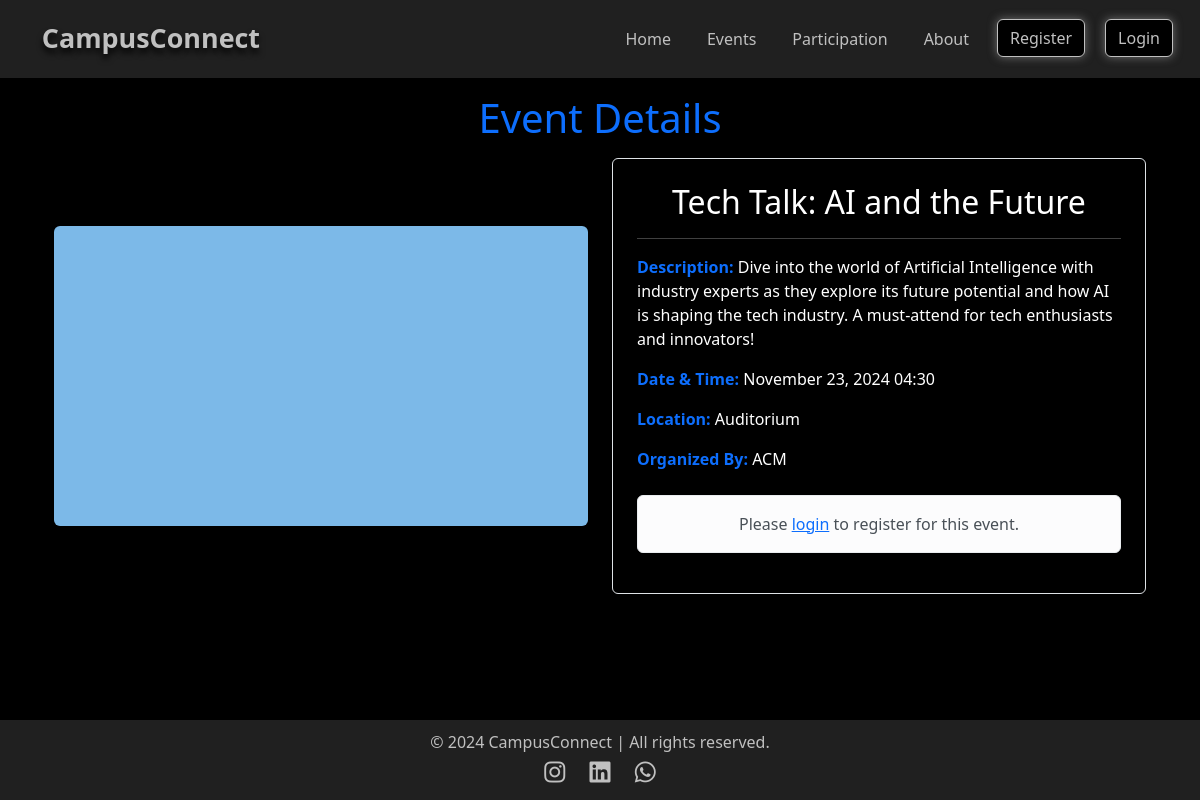
The page /event/1/ on the database its author committed.
### events/models.py (models this page shows, shortened)
class Event(models.Model):
    title = models.CharField(max_length=100)
    description = models.TextField()
    event_datetime = models.DateTimeField()
    location = models.CharField(max_length=200)
    photo = models.ImageField(upload_to='event_photos/', blank=True, null=True)
    organized_by = models.CharField(max_length=100, default="Unknown")
    user = models.ForeignKey(User, on_delete=models.CASCADE)
    is_approved = models.BooleanField(default=False)

### events/views.py (the view)
# urls.py: path('event/<int:event_id>/', views.event_detail, name='event_detail'),
def event_detail(request, event_id):
    event = get_object_or_404(Event, id=event_id)
    user_registered = False
    if request.user.is_authenticated:
        user_registered = event.registrations.filter(user=request.user).exists()
    context = {
        'event': event,
        'registered': user_registered
    }
    return render(request, 'event_detail.html', context)

### events/templates/event_detail.html
{% extends 'layout.html' %}
{% block content %}
<div class="container mt-3 mb-3">
    <h1 class="text-center mb-3" style="color: #0d6efd;">Event Details</h1>
    <div class="row align-items-center">
        <div class="col-md-6">
            <img src="{{ event.photo.url }}" class="img-fluid rounded" alt="Event photo">
        </div>
        <div class="col-md-6">
            <div class="border p-4 rounded" style="background-color: #000000; color: #ffffff;">
                <h2 class="text-center">{{ event.title }}</h2>
                <hr>
                <p><strong><span style="color: #0d6efd;">Description:</span></strong> {{ event.description }}</p>
                <p><strong><span style="color: #0d6efd;">Date & Time:</span></strong> {{ event.event_datetime|date:"F d, Y H:i" }}</p>
                <p><strong><span style="color: #0d6efd;">Location:</span></strong> {{ event.location }}</p>
                <p><strong><span style="color: #0d6efd;">Organized By:</span></strong> {{ event.organized_by }}</p>
                {% if user.is_authenticated %}
                <div class="text-center mt-2">
                    {% if registered %}
                    <p class="alert alert-light">You have registered for this event.</p>
                    {% else %}
                    <a href="{% url 'event_register' event.id %}" class="btn btn-light w-100">Register</a>
                    {% endif %}
                </div>
                {% else %}
                <div class="alert alert-light text-center mt-4">
                    Please <a href="{% url 'login' %}" style="color: #0d6efd;">login</a> to register for this event.
                </div>
                {% endif %}
            </div>
        </div>
    </div>
</div>
{% endblock %}

### templates/layout.html (style rules this page uses)
body { background-color: #000000; color: #f8f9fa; min-height: 100vh; display: flex; flex-direction: column; }

### rows shown on the page
Event: photo (picture), title "Tech Talk: AI and the Future", description "Dive into the world of Artificial Intelligence with industry experts as they explore its future potential and how AI is shaping the tech industry. A must-attend for tech enthusiasts and innovators!", event_datetime "November 23, 2024 04:30", location "Auditorium", organized_by "ACM"
